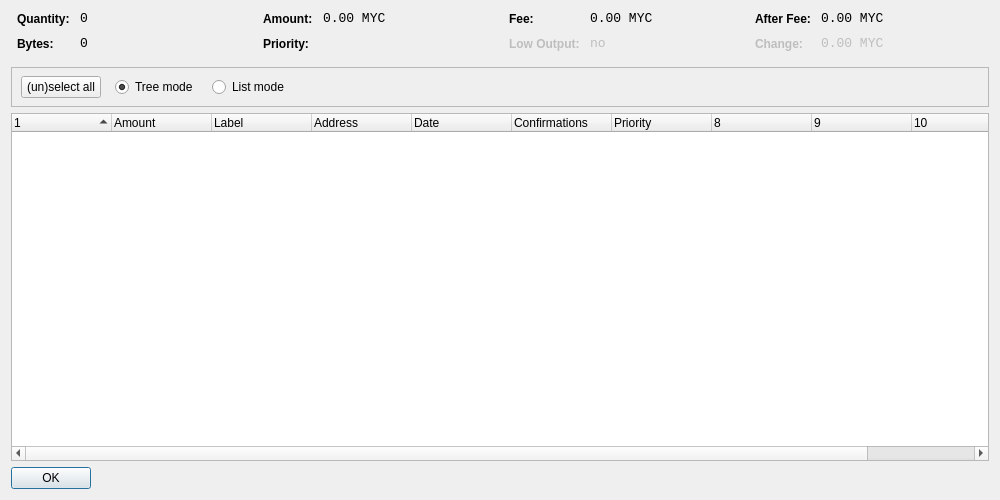
<?xml version="1.0" encoding="UTF-8"?>
<ui version="4.0">
 <class>CoinControlDialog</class>
 <widget class="QDialog" name="CoinControlDialog">
  <property name="geometry">
   <rect>
    <x>0</x>
    <y>0</y>
    <width>1000</width>
    <height>500</height>
   </rect>
  </property>
  <property name="windowTitle">
   <string>Coin Control</string>
  </property>
  <layout class="QVBoxLayout" name="verticalLayout">
   <item>
    <layout class="QHBoxLayout" name="horizontalLayoutTop" stretch="0,0,0,0">
     <property name="topMargin">
      <number>0</number>
     </property>
     <property name="bottomMargin">
      <number>10</number>
     </property>
     <item>
      <layout class="QFormLayout" name="formLayoutCoinControl1">
       <property name="horizontalSpacing">
        <number>10</number>
       </property>
       <property name="verticalSpacing">
        <number>10</number>
       </property>
       <property name="leftMargin">
        <number>6</number>
       </property>
       <property name="rightMargin">
        <number>6</number>
       </property>
       <item row="0" column="0">
        <widget class="QLabel" name="labelCoinControlQuantityText">
         <property name="styleSheet">
          <string notr="true">font-weight:bold;</string>
         </property>
         <property name="text">
          <string>Quantity:</string>
         </property>
        </widget>
       </item>
       <item row="0" column="1">
        <widget class="QLabel" name="labelCoinControlQuantity">
         <property name="font">
          <font>
           <family>Monospace</family>
           <pointsize>10</pointsize>
          </font>
         </property>
         <property name="cursor">
          <cursorShape>IBeamCursor</cursorShape>
         </property>
         <property name="contextMenuPolicy">
          <enum>Qt::ActionsContextMenu</enum>
         </property>
         <property name="text">
          <string notr="true">0</string>
         </property>
         <property name="textInteractionFlags">
          <set>Qt::LinksAccessibleByMouse|Qt::TextSelectableByKeyboard|Qt::TextSelectableByMouse</set>
         </property>
        </widget>
       </item>
       <item row="1" column="0">
        <widget class="QLabel" name="labelCoinControlBytesText">
         <property name="styleSheet">
          <string notr="true">font-weight:bold;</string>
         </property>
         <property name="text">
          <string>Bytes:</string>
         </property>
        </widget>
       </item>
       <item row="1" column="1">
        <widget class="QLabel" name="labelCoinControlBytes">
         <property name="font">
          <font>
           <family>Monospace</family>
           <pointsize>10</pointsize>
          </font>
         </property>
         <property name="cursor">
          <cursorShape>IBeamCursor</cursorShape>
         </property>
         <property name="contextMenuPolicy">
          <enum>Qt::ActionsContextMenu</enum>
         </property>
         <property name="text">
          <string notr="true">0</string>
         </property>
         <property name="textInteractionFlags">
          <set>Qt::LinksAccessibleByMouse|Qt::TextSelectableByKeyboard|Qt::TextSelectableByMouse</set>
         </property>
        </widget>
       </item>
      </layout>
     </item>
     <item>
      <layout class="QFormLayout" name="formLayoutCoinControl2">
       <property name="horizontalSpacing">
        <number>10</number>
       </property>
       <property name="verticalSpacing">
        <number>10</number>
       </property>
       <property name="leftMargin">
        <number>6</number>
       </property>
       <property name="rightMargin">
        <number>6</number>
       </property>
       <item row="0" column="0">
        <widget class="QLabel" name="labelCoinControlAmountText">
         <property name="styleSheet">
          <string notr="true">font-weight:bold;</string>
         </property>
         <property name="text">
          <string>Amount:</string>
         </property>
        </widget>
       </item>
       <item row="0" column="1">
        <widget class="QLabel" name="labelCoinControlAmount">
         <property name="font">
          <font>
           <family>Monospace</family>
           <pointsize>10</pointsize>
          </font>
         </property>
         <property name="cursor">
          <cursorShape>IBeamCursor</cursorShape>
         </property>
         <property name="contextMenuPolicy">
          <enum>Qt::ActionsContextMenu</enum>
         </property>
         <property name="text">
          <string notr="true">0.00 MYC</string>
         </property>
         <property name="textInteractionFlags">
          <set>Qt::LinksAccessibleByMouse|Qt::TextSelectableByKeyboard|Qt::TextSelectableByMouse</set>
         </property>
        </widget>
       </item>
       <item row="1" column="0">
        <widget class="QLabel" name="labelCoinControlPriorityText">
         <property name="styleSheet">
          <string notr="true">font-weight:bold;</string>
         </property>
         <property name="text">
          <string>Priority:</string>
         </property>
        </widget>
       </item>
       <item row="1" column="1">
        <widget class="QLabel" name="labelCoinControlPriority">
         <property name="font">
          <font>
           <family>Monospace</family>
           <pointsize>10</pointsize>
          </font>
         </property>
         <property name="cursor">
          <cursorShape>IBeamCursor</cursorShape>
         </property>
         <property name="contextMenuPolicy">
          <enum>Qt::ActionsContextMenu</enum>
         </property>
         <property name="text">
          <string/>
         </property>
         <property name="textInteractionFlags">
          <set>Qt::LinksAccessibleByMouse|Qt::TextSelectableByKeyboard|Qt::TextSelectableByMouse</set>
         </property>
        </widget>
       </item>
      </layout>
     </item>
     <item>
      <layout class="QFormLayout" name="formLayoutCoinControl3">
       <property name="horizontalSpacing">
        <number>10</number>
       </property>
       <property name="verticalSpacing">
        <number>10</number>
       </property>
       <property name="leftMargin">
        <number>6</number>
       </property>
       <property name="rightMargin">
        <number>6</number>
       </property>
       <item row="0" column="0">
        <widget class="QLabel" name="labelCoinControlFeeText">
         <property name="styleSheet">
          <string notr="true">font-weight:bold;</string>
         </property>
         <property name="text">
          <string>Fee:</string>
         </property>
        </widget>
       </item>
       <item row="0" column="1">
        <widget class="QLabel" name="labelCoinControlFee">
         <property name="font">
          <font>
           <family>Monospace</family>
           <pointsize>10</pointsize>
          </font>
         </property>
         <property name="cursor">
          <cursorShape>IBeamCursor</cursorShape>
         </property>
         <property name="contextMenuPolicy">
          <enum>Qt::ActionsContextMenu</enum>
         </property>
         <property name="text">
          <string notr="true">0.00 MYC</string>
         </property>
         <property name="textInteractionFlags">
          <set>Qt::LinksAccessibleByMouse|Qt::TextSelectableByKeyboard|Qt::TextSelectableByMouse</set>
         </property>
        </widget>
       </item>
       <item row="1" column="0">
        <widget class="QLabel" name="labelCoinControlLowOutputText">
         <property name="enabled">
          <bool>false</bool>
         </property>
         <property name="styleSheet">
          <string notr="true">font-weight:bold;</string>
         </property>
         <property name="text">
          <string>Low Output:</string>
         </property>
        </widget>
       </item>
       <item row="1" column="1">
        <widget class="QLabel" name="labelCoinControlLowOutput">
         <property name="enabled">
          <bool>false</bool>
         </property>
         <property name="font">
          <font>
           <family>Monospace</family>
           <pointsize>10</pointsize>
          </font>
         </property>
         <property name="cursor">
          <cursorShape>IBeamCursor</cursorShape>
         </property>
         <property name="contextMenuPolicy">
          <enum>Qt::ActionsContextMenu</enum>
         </property>
         <property name="text">
          <string notr="true">no</string>
         </property>
         <property name="textInteractionFlags">
          <set>Qt::LinksAccessibleByMouse|Qt::TextSelectableByKeyboard|Qt::TextSelectableByMouse</set>
         </property>
        </widget>
       </item>
      </layout>
     </item>
     <item>
      <layout class="QFormLayout" name="formLayoutCoinControl4">
       <property name="horizontalSpacing">
        <number>10</number>
       </property>
       <property name="verticalSpacing">
        <number>10</number>
       </property>
       <property name="leftMargin">
        <number>6</number>
       </property>
       <property name="rightMargin">
        <number>6</number>
       </property>
       <item row="0" column="0">
        <widget class="QLabel" name="labelCoinControlAfterFeeText">
         <property name="styleSheet">
          <string notr="true">font-weight:bold;</string>
         </property>
         <property name="text">
          <string>After Fee:</string>
         </property>
        </widget>
       </item>
       <item row="0" column="1">
        <widget class="QLabel" name="labelCoinControlAfterFee">
         <property name="font">
          <font>
           <family>Monospace</family>
           <pointsize>10</pointsize>
          </font>
         </property>
         <property name="cursor">
          <cursorShape>IBeamCursor</cursorShape>
         </property>
         <property name="contextMenuPolicy">
          <enum>Qt::ActionsContextMenu</enum>
         </property>
         <property name="text">
          <string notr="true">0.00 MYC</string>
         </property>
         <property name="textInteractionFlags">
          <set>Qt::LinksAccessibleByMouse|Qt::TextSelectableByKeyboard|Qt::TextSelectableByMouse</set>
         </property>
        </widget>
       </item>
       <item row="1" column="0">
        <widget class="QLabel" name="labelCoinControlChangeText">
         <property name="enabled">
          <bool>false</bool>
         </property>
         <property name="styleSheet">
          <string notr="true">font-weight:bold;</string>
         </property>
         <property name="text">
          <string>Change:</string>
         </property>
        </widget>
       </item>
       <item row="1" column="1">
        <widget class="QLabel" name="labelCoinControlChange">
         <property name="enabled">
          <bool>false</bool>
         </property>
         <property name="font">
          <font>
           <family>Monospace</family>
           <pointsize>10</pointsize>
          </font>
         </property>
         <property name="cursor">
          <cursorShape>IBeamCursor</cursorShape>
         </property>
         <property name="contextMenuPolicy">
          <enum>Qt::ActionsContextMenu</enum>
         </property>
         <property name="text">
          <string notr="true">0.00 MYC</string>
         </property>
         <property name="textInteractionFlags">
          <set>Qt::LinksAccessibleByMouse|Qt::TextSelectableByKeyboard|Qt::TextSelectableByMouse</set>
         </property>
        </widget>
       </item>
      </layout>
     </item>
    </layout>
   </item>
   <item>
    <widget class="QFrame" name="frame">
     <property name="minimumSize">
      <size>
       <width>0</width>
       <height>40</height>
      </size>
     </property>
     <property name="frameShape">
      <enum>QFrame::StyledPanel</enum>
     </property>
     <property name="frameShadow">
      <enum>QFrame::Sunken</enum>
     </property>
     <widget class="QWidget" name="horizontalLayoutWidget">
      <property name="geometry">
       <rect>
        <x>10</x>
        <y>0</y>
        <width>781</width>
        <height>41</height>
       </rect>
      </property>
      <layout class="QHBoxLayout" name="horizontalLayoutPanel" stretch="0,0,0,0,0">
       <property name="spacing">
        <number>14</number>
       </property>
       <item>
        <widget class="QPushButton" name="pushButtonSelectAll">
         <property name="sizePolicy">
          <sizepolicy hsizetype="Maximum" vsizetype="Fixed">
           <horstretch>0</horstretch>
           <verstretch>0</verstretch>
          </sizepolicy>
         </property>
         <property name="text">
          <string>(un)select all</string>
         </property>
        </widget>
       </item>
       <item>
        <widget class="QRadioButton" name="radioTreeMode">
         <property name="sizePolicy">
          <sizepolicy hsizetype="Maximum" vsizetype="Fixed">
           <horstretch>0</horstretch>
           <verstretch>0</verstretch>
          </sizepolicy>
         </property>
         <property name="text">
          <string>Tree mode</string>
         </property>
         <property name="checked">
          <bool>true</bool>
         </property>
        </widget>
       </item>
       <item>
        <widget class="QRadioButton" name="radioListMode">
         <property name="sizePolicy">
          <sizepolicy hsizetype="Maximum" vsizetype="Fixed">
           <horstretch>0</horstretch>
           <verstretch>0</verstretch>
          </sizepolicy>
         </property>
         <property name="text">
          <string>List mode</string>
         </property>
        </widget>
       </item>
       <item>
        <spacer name="horizontalSpacer">
         <property name="orientation">
          <enum>Qt::Horizontal</enum>
         </property>
         <property name="sizeHint" stdset="0">
          <size>
           <width>40</width>
           <height>20</height>
          </size>
         </property>
        </spacer>
       </item>
      </layout>
     </widget>
    </widget>
   </item>
   <item>
    <widget class="CoinControlTreeWidget" name="treeWidget">
     <property name="contextMenuPolicy">
      <enum>Qt::CustomContextMenu</enum>
     </property>
     <property name="sortingEnabled">
      <bool>false</bool>
     </property>
     <property name="columnCount">
      <number>11</number>
     </property>
     <attribute name="headerShowSortIndicator" stdset="0">
      <bool>true</bool>
     </attribute>
     <attribute name="headerStretchLastSection">
      <bool>false</bool>
     </attribute>
     <column>
      <property name="text">
       <string/>
      </property>
     </column>
     <column>
      <property name="text">
       <string>Amount</string>
      </property>
     </column>
     <column>
      <property name="text">
       <string>Label</string>
      </property>
     </column>
     <column>
      <property name="text">
       <string>Address</string>
      </property>
     </column>
     <column>
      <property name="text">
       <string>Date</string>
      </property>
     </column>
     <column>
      <property name="text">
       <string>Confirmations</string>
      </property>
      <property name="toolTip">
       <string>Confirmed</string>
      </property>
     </column>
     <column>
      <property name="text">
       <string>Priority</string>
      </property>
     </column>
     <column>
      <property name="text">
       <string/>
      </property>
     </column>
     <column>
      <property name="text">
       <string/>
      </property>
     </column>
     <column>
      <property name="text">
       <string/>
      </property>
     </column>
     <column>
      <property name="text">
       <string/>
      </property>
     </column>
    </widget>
   </item>
   <item>
    <widget class="QDialogButtonBox" name="buttonBox">
     <property name="sizePolicy">
      <sizepolicy hsizetype="Maximum" vsizetype="Fixed">
       <horstretch>0</horstretch>
       <verstretch>0</verstretch>
      </sizepolicy>
     </property>
     <property name="orientation">
      <enum>Qt::Horizontal</enum>
     </property>
     <property name="standardButtons">
      <set>QDialogButtonBox::Ok</set>
     </property>
    </widget>
   </item>
  </layout>
 </widget>
 <customwidgets>
  <customwidget>
   <class>CoinControlTreeWidget</class>
   <extends>QTreeWidget</extends>
   <header>coincontroltreewidget.h</header>
  </customwidget>
 </customwidgets>
 <resources/>
 <connections/>
</ui>
